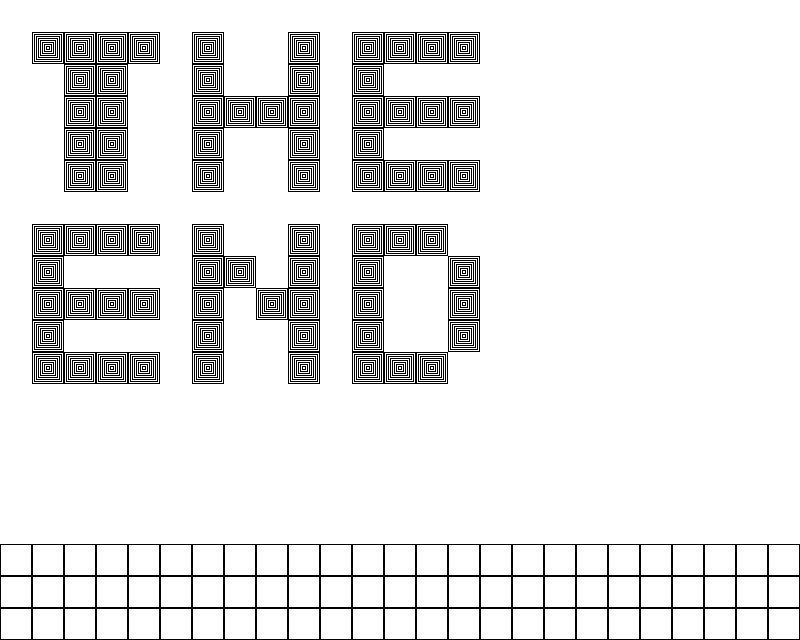

Below is a game level as drawn by its tile map, then a one-line description and the .tmx file that defines it, in full:
An orthogonal 25x20 tile map with 32x32 px tiles, 2 tile layers (Tile Layer 1, Tile Layer 2) and 2 objects (Player, Goal).

<map version="1.2" tiledversion="1.3.2" orientation="orthogonal" renderorder="right-down" compressionlevel="-1" width="25" height="20" tilewidth="32" tileheight="32" infinite="0" nextlayerid="4" nextobjectid="14">
 <editorsettings>
  <export target="Level5.json" format="json" />
 </editorsettings>
 <tileset firstgid="1" name="DA1" tilewidth="32" tileheight="32" tilecount="72" columns="12">
  <image source="Tilemap.png" width="384" height="192" />
 </tileset>
 <layer id="1" name="Tile Layer 1" width="25" height="20">
  <data encoding="csv">
26,26,26,26,26,26,26,26,26,26,26,26,26,26,26,26,26,26,26,26,26,26,26,26,26,
26,26,26,26,26,26,26,26,26,26,26,26,26,26,26,26,26,26,26,26,26,26,26,26,26,
26,26,26,26,26,26,26,26,26,26,26,26,26,26,26,26,26,26,26,26,26,26,26,26,26,
26,26,26,26,26,26,26,26,26,26,26,26,26,26,26,26,26,26,26,26,26,26,26,26,26,
26,26,26,26,26,26,26,26,26,26,26,26,26,26,26,26,26,26,26,26,26,26,26,26,26,
26,26,26,26,26,26,26,26,26,26,26,26,26,26,26,26,26,26,26,26,26,26,26,26,26,
26,26,26,26,26,26,26,26,26,26,26,26,26,26,26,26,26,26,26,26,26,26,26,26,26,
26,26,26,26,26,26,26,26,26,26,26,26,26,26,26,26,26,26,26,26,26,26,26,26,26,
26,26,26,26,26,26,26,26,26,26,26,26,26,26,26,26,26,26,26,26,26,26,26,26,26,
26,26,26,26,26,26,26,26,26,26,26,26,26,26,26,26,26,26,26,26,26,26,26,26,26,
26,26,26,26,26,26,26,26,26,26,26,26,26,26,26,26,26,26,26,26,26,26,26,26,26,
26,26,26,26,26,26,26,26,26,26,26,26,26,26,26,26,26,26,26,26,26,26,26,26,26,
26,26,26,26,26,26,26,26,26,26,26,26,26,26,26,26,26,26,26,26,26,26,26,26,26,
26,26,26,26,26,26,26,26,26,26,26,26,26,26,26,26,26,26,26,26,26,26,26,26,26,
26,26,26,26,26,26,26,26,26,26,26,26,26,26,26,26,26,26,26,26,26,26,26,26,26,
26,26,26,26,26,26,26,26,26,26,26,26,26,26,26,26,26,26,26,26,26,26,26,26,26,
26,26,26,26,26,26,26,26,26,26,26,26,26,26,26,26,26,26,26,26,26,26,26,26,26,
26,26,26,26,26,26,26,26,26,26,26,26,26,26,26,26,26,26,26,26,26,26,26,26,26,
26,26,26,26,26,26,26,26,26,26,26,26,26,26,26,26,26,26,26,26,26,26,26,26,26,
26,26,26,26,26,26,26,26,26,26,26,26,26,26,26,26,26,26,26,26,26,26,26,26,26
</data>
 </layer>
 <layer id="2" name="Tile Layer 2" width="25" height="20">
  <data encoding="csv">
0,0,0,0,0,0,0,0,0,0,0,0,0,0,0,0,0,0,0,0,0,0,0,0,0,
0,27,27,27,27,0,27,0,0,27,0,27,27,27,27,0,0,0,0,0,0,0,0,0,0,
0,0,27,27,0,0,27,0,0,27,0,27,0,0,0,0,0,0,0,0,0,0,0,0,0,
0,0,27,27,0,0,27,27,27,27,0,27,27,27,27,0,0,0,0,0,0,0,0,0,0,
0,0,27,27,0,0,27,0,0,27,0,27,0,0,0,0,0,0,0,0,0,0,0,0,0,
0,0,27,27,0,0,27,0,0,27,0,27,27,27,27,0,0,0,0,0,0,0,0,0,0,
0,0,0,0,0,0,0,0,0,0,0,0,0,0,0,0,0,0,0,0,0,0,0,0,0,
0,27,27,27,27,0,27,0,0,27,0,27,27,27,0,0,0,0,0,0,0,0,0,0,0,
0,27,0,0,0,0,27,27,0,27,0,27,0,0,27,0,0,0,0,0,0,0,0,0,0,
0,27,27,27,27,0,27,0,27,27,0,27,0,0,27,0,0,0,0,0,0,0,0,0,0,
0,27,0,0,0,0,27,0,0,27,0,27,0,0,27,0,0,0,0,0,0,0,0,0,0,
0,27,27,27,27,0,27,0,0,27,0,27,27,27,0,0,0,0,0,0,0,0,0,0,0,
0,0,0,0,0,0,0,0,0,0,0,0,0,0,0,0,0,0,0,0,0,0,0,0,0,
0,0,0,0,0,0,0,0,0,0,0,0,0,0,0,0,0,0,0,0,0,0,0,0,0,
0,0,0,0,0,0,0,0,0,0,0,0,0,0,0,0,0,0,0,0,0,0,0,0,0,
0,0,0,0,0,0,0,0,0,0,0,0,0,0,0,0,0,0,0,0,0,0,0,0,0,
0,0,0,0,0,0,0,0,0,0,0,0,0,0,0,0,0,0,0,0,0,0,0,0,0,
25,25,25,25,25,25,25,25,25,25,25,25,25,25,25,25,25,25,25,25,25,25,25,25,25,
25,25,25,25,25,25,25,25,25,25,25,25,25,25,25,25,25,25,25,25,25,25,25,25,25,
25,25,25,25,25,25,25,25,25,25,25,25,25,25,25,25,25,25,25,25,25,25,25,25,25
</data>
 </layer>
 <objectgroup id="3" name="Object Layer 1">
  <object id="12" name="Player" gid="1" x="64" y="544" width="32" height="32" />
  <object id="13" name="Goal" gid="27" x="768" y="32" width="32" height="32" />
 </objectgroup>
</map>
